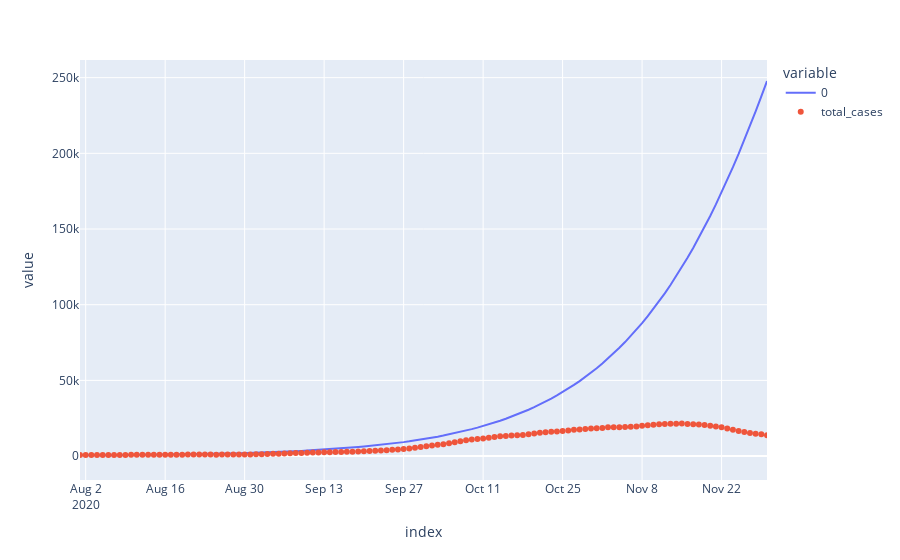

Write notebook code for a chart like this one.
### Code cell
plot_start_date = datetime(2020, 8, 1)
analysis_end_date = datetime(2020, 11, 30)

# plot = model_2.get_outputs_df()["IXage_60"].plot()
plot = pd.DataFrame(total_cases_pred).plot()
plot.update_xaxes(range=(plot_start_date, analysis_end_date))
plot.add_trace(go.Scatter(x=total_cases.index, y=total_cases["cases"], mode='markers', name='total_cases'))
#pd.options.plotting.backend = "plotly" #To allow plotly graphic. Swich to "matplotlib" if facing some troubles while ploting
#pivot_df["total_cases"].plot.area()

### Figure 1 — Plotly figure (JSON) as saved in the notebook; plotly's stock layout.template omitted (floating-point values rounded to 4 significant figures; data arrays with more than 128 entries replaced by an {"elided": "..."} marker saying what was removed)
{"data": [{"hovertemplate": "variable=0<br>index=%{x}<br>value=%{y}<extra></extra>", "legendgroup": "0", "line": {"color": "#636efa", "dash": "solid"}, "marker": {"symbol": "circle"}, "mode": "lines", "name": "0", "orientation": "v", "showlegend": true, "type": "scatter", "x": {"elided": "183 str values"}, "xaxis": "x", "y": {"elided": "183 float values"}, "yaxis": "y"}, {"mode": "markers", "name": "total_cases", "type": "scatter", "x": {"elided": "200 str values"}, "y": {"elided": "200 float values"}}], "layout": {"legend": {"title": {"text": "variable"}, "tracegroupgap": 0}, "margin": {"t": 60}, "xaxis": {"anchor": "y", "domain": [0, 1], "range": ["2020-08-01T00:00:00", "2020-11-30T00:00:00"], "title": {"text": "index"}}, "yaxis": {"anchor": "x", "domain": [0, 1], "title": {"text": "value"}}}}
